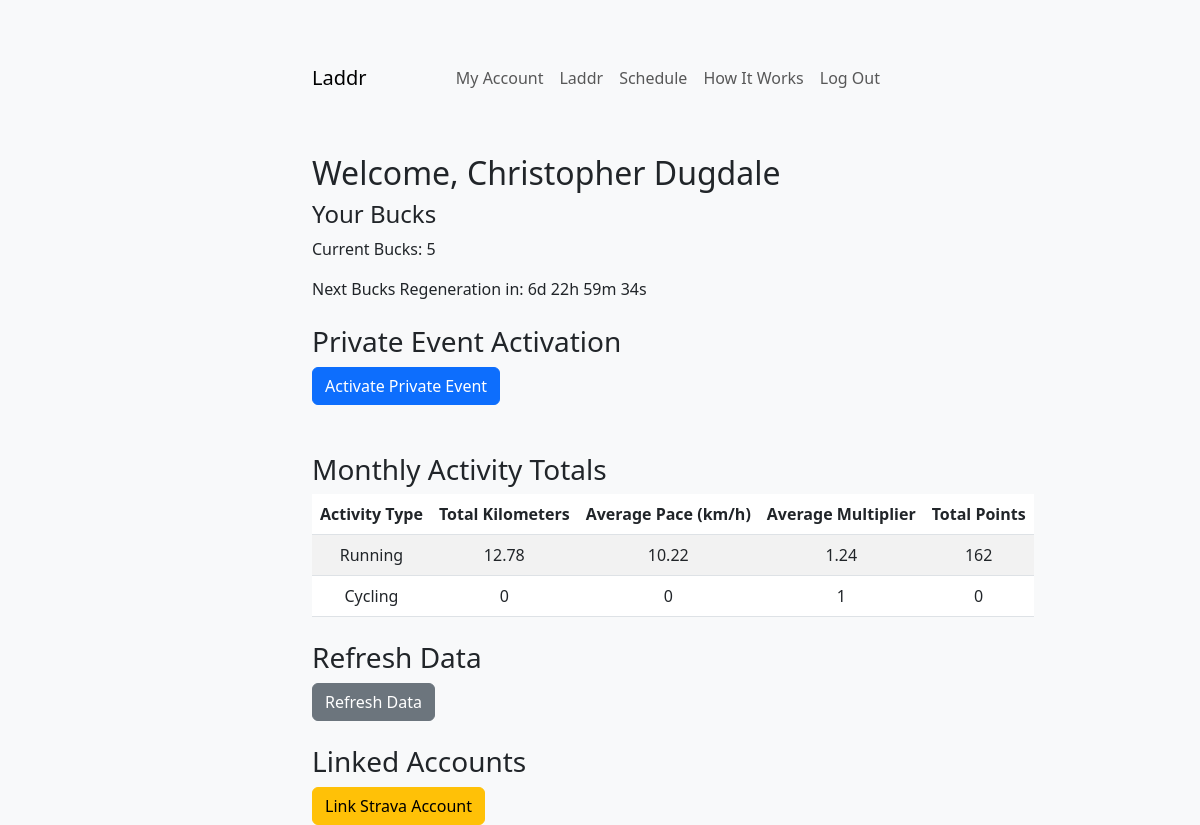
/account (signed in), run on the app's committed database.
### app/models.py (models this page shows, shortened)
class User(db.Model):
    __tablename__ = 'users'
    id = db.Column(db.Integer, primary_key=True)
    first_name = db.Column(db.String(50), nullable=False)
    last_name = db.Column(db.String(50), nullable=False)
    email = db.Column(db.String(120), unique=True, nullable=False)
    password_hash = db.Column(db.String(128), nullable=False)
    strava_id = db.Column(db.String(50), nullable=True)  # Stores Strava user ID
    strava_access_token = db.Column(db.String(255), nullable=True)
    strava_refresh_token = db.Column(db.String(255))
    strava_expires_at = db.Column(db.Integer)    # Stores Strava access token
    bucks = db.Column(db.Integer, default=5)  # Weekly Bucks balance
    last_bucks_update = db.Column(db.DateTime, default=datetime.utcnow)
    private_event_ends = db.Column(db.DateTime, nullable=True)  # End time for private event
    last_activated = db.Column(db.DateTime, nullable=True)  # Last activation time for weekly cooldown
    linked_accounts = db.Column(db.Boolean, default=False)  # Example field for linked accounts
    overall_points = db.Column(db.Integer, default=0)
    monthly_data = db.Column(db.JSON, default={
        'run': {'distance': 0, 'pace': 0, 'points': 0, 'avg_multiplier': 1},
        'ride': {'distance': 0, 'pace': 0, 'points': 0, 'avg_multiplier': 1},
    }) # Cached monthly totals
    yearly_data = db.Column(db.JSON, nullable=True)   # Cached yearly totals
    monthly_last_updated = db.Column(db.DateTime, nullable=True)  # Last updated timestamp for monthly data
    yearly_last_updated = db.Column(db.DateTime, nullable=True)   # Last updated timestamp for yearly data
    def can_activate(self):
        return True # If no prior activation, activation is allowed
    def private_event_active(self):
        if self.private_event_ends:
            private_event_ends_brisbane = BRISBANE_TZ.localize(self.private_event_ends)
            now_brisbane = datetime.now(BRISBANE_TZ)
            return now_brisbane < private_event_ends_brisbane
        return False

### app/routes.py (the view)
@main.route('/account')
def account():
    if 'user_id' not in session:
        flash('You need to log in first.', 'warning')
        return redirect(url_for('main.login'))
    user_id = session['user_id']
    user = User.query.get(user_id)
    if not user:
        flash('User not found. Please log in again.', 'danger')
        return redirect(url_for('main.login'))
    now_brisbane = datetime.now(BRISBANE_TZ)
    private_event_active = user.private_event_active()
    can_activate = user.can_activate()
    private_event_ends = user.private_event_ends.astimezone(BRISBANE_TZ).isoformat() if user.private_event_ends else None
    next_activation_time = (user.last_activated + timedelta(days=7)).astimezone(BRISBANE_TZ).isoformat() if user.last_activated else None
    bucks_reset_time = None
    if user.last_bucks_update:
        next_regeneration_time = user.last_bucks_update + timedelta(weeks=1)
        now_utc = datetime.utcnow()
        if next_regeneration_time > now_utc:
            bucks_reset_time = int((next_regeneration_time - now_utc).total_seconds())  # Time left in seconds
        else:
            bucks_reset_time = 0  # Bucks should already be regenerated
    print(bucks_reset_time)
    totals = user.monthly_data or {
        'run': {'distance': 0, 'pace': 0, 'points': 0, 'avg_multiplier': 1},
        'ride': {'distance': 0, 'pace': 0, 'points': 0, 'avg_multiplier': 1},
    }
    return render_template(
        'account.html',
        user=user,
        private_event_active=private_event_active,
        can_activate=can_activate,
        private_event_ends=private_event_ends,
        next_activation_time=next_activation_time,
        bucks_reset_time=bucks_reset_time,
        totals=totals
    )

### app/templates/account.html (shortened to what this page needs)
{% extends 'base.html' %}
{% block content %}
<h2 class="mt-5">Welcome, {{ user.first_name }} {{ user.last_name }}</h2>
<div class="bucks-countdown">
    <h4>Your Bucks</h4>
    <p>Current Bucks: {{ user.bucks }}</p>
    {% if bucks_reset_time > 0 %}
        <p>Next Bucks Regeneration in: <span id="bucks-timer"></span></p>
    {% else %}
        <p>Bucks are fully regenerated!</p>
    {% endif %}
</div>
<div class="mt-4">
    <h3>Private Event Activation</h3>
    {% if private_event_active %}
        <p class="text-success">
            Private event is active! Time left:
            <span id="privateEventCountdown">{{ private_event_ends }}</span>
        </p>
    {% else %}
        <button class="btn btn-primary" id="activateButton" {% if not can_activate %}disabled{% endif %}>
            Activate Private Event
        </button>
    {% endif %}
</div>
<h3 class="mt-5">Monthly Activity Totals</h3>
<table class="table table-striped">
    <thead>
        <tr>
            <th>Activity Type</th>
            <th>Total Kilometers</th>
            <th>Average Pace (km/h)</th>
            <th>Average Multiplier</th>
            <th>Total Points</th>
        </tr>
    </thead>
    <tbody>
        <tr>
            <td>Running</td>
            <td>{{ user.monthly_data.get('run', {}).get('distance', 0) | round(2) }}</td>
            <td>{{ user.monthly_data.get('run', {}).get('pace', 0) | round(2) }}</td>
            <td>{{ user.monthly_data.get('run', {}).get('avg_multiplier', 1) | round(2) }}</td>
            <td>{{ user.monthly_data.get('run', {}).get('points', 0) }}</td>
        </tr>
        <tr>
            <td>Cycling</td>
            <td>{{ user.monthly_data.get('ride', {}).get('distance', 0) | round(2) }}</td>
            <td>{{ user.monthly_data.get('ride', {}).get('pace', 0) | round(2) }}</td>
            <td>{{ user.monthly_data.get('ride', {}).get('avg_multiplier', 1) | round(2) }}</td>
            <td>{{ user.monthly_data.get('ride', {}).get('points', 0) }}</td>
        </tr>
    </tbody>
</table>
<div class="mt-4">
    <h3>Refresh Data</h3>
    <button class="btn btn-secondary" id="refreshDataButton">Refresh Data</button>
</div>
<div class="mt-4">
    <h3>Linked Accounts</h3>
    {% if linked_accounts %}
        <p>Your Strava account is linked.</p>
        <button class="btn btn-secondary me-2" id="refreshDataButton">Refresh Data</button>
        <a href="{{ url_for('main.link_strava') }}" class="btn btn-warning">Relink Strava</a>
    {% else %}
        <a href="{{ url_for('main.link_strava') }}" class="btn btn-warning">Link Strava Account</a>
    {% endif %}
</div>
{% endblock %}

### app/static/styles.css (style rules this page uses)
body { background-color: #f8f9fa; }
table { white-space: nowrap; }
th, td { text-align: center; vertical-align: middle; }

### data on the page
User: first_name "Christopher", last_name "Dugdale", bucks "5", monthly_data.get "12.78", monthly_data.get "10.22", monthly_data.get "1.24", monthly_data.get "162", monthly_data.get "0", monthly_data.get "1"
